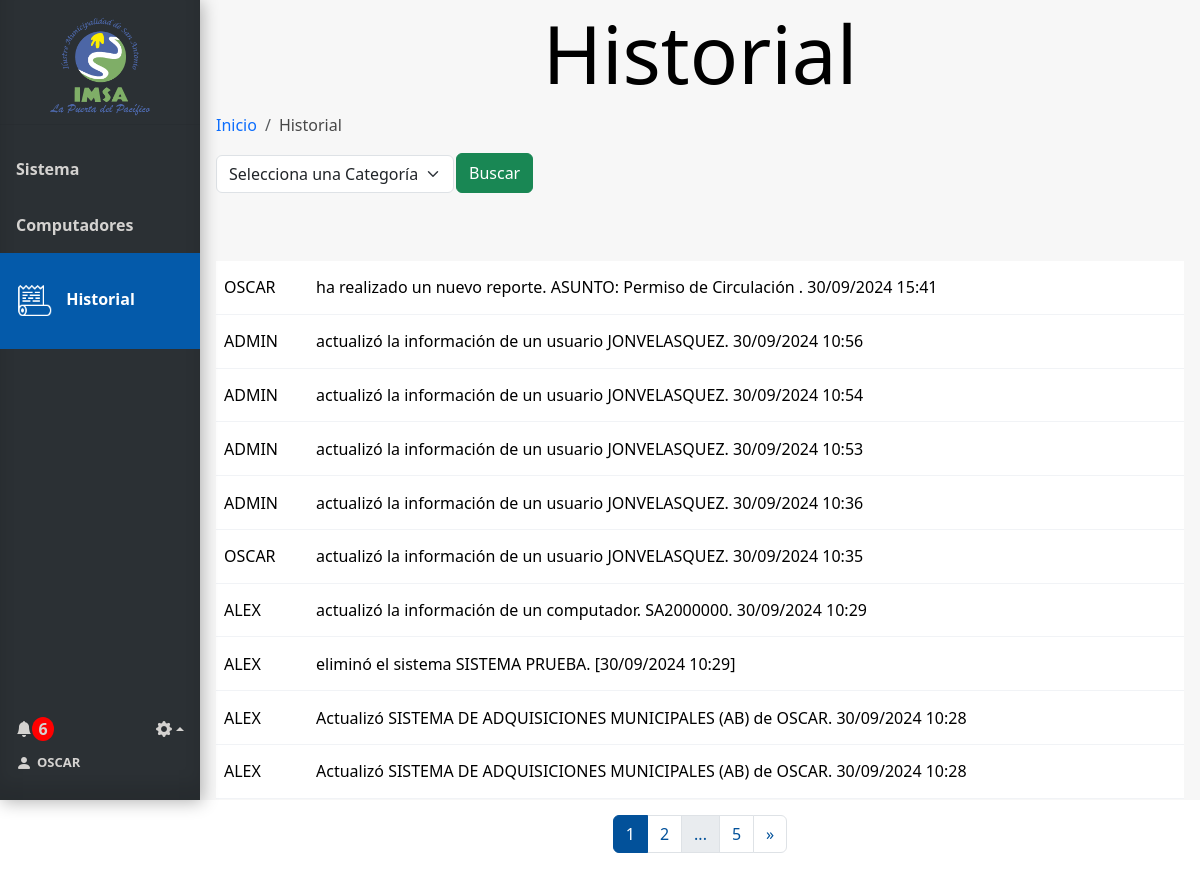
The app's page /historial (signed in) with its own data.
### tables this page shows
CREATE TABLE Usuario (
    Id_usuario INTEGER PRIMARY KEY AUTOINCREMENT,
    Nombre_user VARCHAR(100),
    Email VARCHAR(100),
    Psw VARCHAR(100),
    id_tipo_usuario INTEGER,
    FOREIGN KEY (id_tipo_usuario) REFERENCES Tipo_usuario(id_tipo_usuario)
);

CREATE TABLE Historial (
    Id_historial INTEGER PRIMARY KEY AUTOINCREMENT,
    usuario_historial VARCHAR(100),
    descripcion VARCHAR(100),
    fecha VARCHAR(100),
    id_categoria INTEGER,
    FOREIGN KEY (id_categoria) REFERENCES Categoria_Historial(id_categoria)
);

### app.py (the view)
@app.route('/historial', methods=['GET'])
@login_required
def historial():
    conn = get_db_connection()
    user = current_user
    num_notificaciones_totales = get_total_notifications(user.id)
    info_notificaciones = get_info_notifications(user.id)
    page = request.args.get('page', 1, type=int)
    per_page = 10
    try:
        categoria_id = request.args.get('categoria')
        categorias = conn.execute("SELECT * FROM Categoria_historial").fetchall()
        historial_data = []
        total_records = 0
        if categoria_id:
            params = []
            query = '''
            SELECT Historial.*, Categoria_historial.nombre_categoria
            FROM Historial
            INNER JOIN Categoria_historial ON Categoria_historial.id_categoria = Historial.id_categoria
            WHERE 1=1
            '''
            query += ' AND Historial.id_categoria = ? ORDER BY fecha DESC'
            params.append(categoria_id)
            total_records = conn.execute(query, params).fetchall()
            total_records = len(total_records)
            offset = (page - 1) * per_page
            query += " LIMIT ? OFFSET ?"
            params += [per_page, offset]
            historial_data = conn.execute(query, params).fetchall()
            categoria_nombre = conn.execute('SELECT nombre_categoria FROM Categoria_historial WHERE id_categoria = ?', (categoria_id,)).fetchone()
        else:
            historial_data = conn.execute("SELECT * FROM Historial ORDER BY fecha DESC LIMIT ? OFFSET ?", (per_page, (page - 1) * per_page)).fetchall()
            total_records = conn.execute("SELECT COUNT(*) FROM Historial").fetchone()[0]
        total_pages = (total_records // per_page) + (1 if total_records % per_page > 0 else 0)
        start_page = max(1, page - 1)
        end_page = min(total_pages, page + 1)
        return render_template('historial.html',
                                historial_data=historial_data,
                                categorias=categorias,
                                categoria_nombre=categoria_nombre if categoria_id else None,
                                user=user,
                                num_notificaciones_totales=num_notificaciones_totales,
                                info_notificaciones=info_notificaciones,
                                total=total_records,
                                per_page=per_page,
                                page=page,
                                start_page=start_page,
                                end_page=end_page,
                                total_pages=total_pages)
    except Exception as e:
        flash(f"Error: {str(e)}", "danger")
        return redirect(url_for('historial'))  # Redirigir en caso de error
    finally:
        conn.close()

### app.py (called while the page is built)
@login_manager.user_loader
def load_user(user_id):
    return Usuario.get_by_id(user_id)

def get_db_connection():
    conn = sqlite3.connect('database.db')
    conn.row_factory = sqlite3.Row
    return conn

def get_total_notifications(user_id):
    conn = get_db_connection()
    total_notifications = conn.execute(
        'SELECT COUNT(*) FROM Notificaciones WHERE id_usuario = ?  AND leido = false',
        (user_id,)
    ).fetchone()[0]
    conn.close()
    return total_notifications

def get_info_notifications(user_id):
    conn = get_db_connection()
    info_notifiaciones= conn.execute(
        'SELECT * FROM Notificaciones WHERE id_usuario = ? ORDER BY id_notificacion DESC LIMIT 6',
        (user_id,)
    ).fetchall()
    conn.close()
    return info_notifiaciones

### model.py (called while the page is built)
def get_db_connection():
    conn = sqlite3.connect('database.db')
    conn.row_factory = sqlite3.Row
    return conn

    @staticmethod
    def get_by_id(id_usuario):
        conn = get_db_connection()
        user_data = conn.execute('SELECT * FROM Usuario WHERE Id_usuario = ?', (id_usuario,)).fetchone()
        conn.close()
        if user_data:
            return Usuario(
                user_data['Id_usuario'],
                user_data['Nombre_user'],
                user_data['Email'],
                user_data['Psw'],
                user_data['id_tipo_usuario']
            )
        return None

### templates/historial.html (shortened to what this page needs)
{% extends 'base.html' %}
{% block head %}
<link rel="stylesheet" href="{{ url_for('static', filename='css/style_historial.css') }}">
{% endblock %}
{% block content %}
<h1 class="block-effect" style="--td:0.3s">
    <div class="block-reveal" style="--bc: #2b3034; --d: 0.5s">Historial</div>
</h1>
{% block breadcrumb %}
    <nav aria-label="breadcrumb">
        <ol class="breadcrumb">
            <li class="breadcrumb-item"><a href="{{ url_for('index') }}">Inicio</a></li>
            <li class="breadcrumb-item active" aria-current="page">Historial</li>
        </ol>
    </nav>
{% endblock %}
<div class="head">
    <form method="get" action="{{ url_for('historial') }}" id="filtro-form">
        <div class="doble-filtro-sistema">
            <div>
                <div class="filtro">
                    <select class="form-select form-select-bg" name="categoria" aria-label="Selecciona una Categoría">
                        <option value="">Selecciona una Categoría</option>
                    </select>
                </div>
            </div>
            <button class="btn btn-success" type="button" id="filtro-boton">Buscar</button>
        </div>
    </form>
</div>
{% if historial_data %}
<table class="table table-hover">
    <tbody>
        {% for registro in historial_data %}
        <tr>
            <td>{{ registro['usuario_historial'] }}</td>
            <td>{{ registro['descripcion'] }}</td>
        </tr>
        {% endfor %}
    </tbody>
</table>
<nav aria-label="Page navigation example">
    <ul class="pagination justify-content-center">
        {% for p in range(start_page, end_page + 1) %}
        <li class="page-item {% if p == page %}active{% endif %}">
            <a class="page-link" href="{{ url_for('historial', page=p, categoria=request.args.get('categoria')) }}">{{ p
                }}</a>
        </li>
        {% endfor %}
        {% if end_page < total_pages %} {% if end_page < total_pages - 1 %} <li class="page-item disabled"><span
                class="page-link">...</span></li>
            {% endif %}
            <li class="page-item"><a class="page-link"
                    href="{{ url_for('historial', page=total_pages, categoria=request.args.get('categoria')) }}">{{
                    total_pages }}</a></li>
            {% endif %}
            {% if page < total_pages %} <li class="page-item">
                <a class="page-link"
                    href="{{ url_for('historial', page=page+1, categoria=request.args.get('categoria')) }}"
                    aria-label="Next">
                    <span aria-hidden="true">&raquo;</span>
                </a>
                </li>
                {% endif %}
    </ul>
    <br>
</nav>
{% else %}
<tr>
    <div class="alert alert-danger" role="alert">
        No existen registros.
    </div>
</tr>
{% endif %}
{% endblock %}

### templates/base.html (shortened to what this page needs)
<!doctype html>
<html lang="es">
<head>
  {% block head %} {% endblock %}
  <link rel="stylesheet" href="{{ url_for('static', filename='css/style_base.css') }}">
  <link href="https://cdn.jsdelivr.net/npm/bootstrap@5.3.3/dist/css/bootstrap.min.css" rel="stylesheet"
>
  <link href="https://cdn.jsdelivr.net/npm/bootstrap-icons/font/bootstrap-icons.css" rel="stylesheet">
</head>
<body>
  <div class="sidebar" style="display: flex; flex-direction: column; height: 100vh;">
    <div class="tituloMenu">
      <img src="{{ url_for('static', filename='img/logo.png') }}" alt="Logo-IMSA" width="100px">
    </div>
    <hr>
    <a href="{{ url_for('index') }}" class="slide_right {% if request.endpoint == 'index' %}active{% endif %}">
      <b id="menu-link">Sistema</b>
    </a>
    <a href="{{ url_for('computadores') }}"
      class="slide_right {% if request.endpoint == 'computadores' %}active{% endif %}">
      <b id="menu-link">Computadores</b>
    </a>
    <a href="{{ url_for('historial') }}" class="slide_right {% if request.endpoint == 'historial' %}active{% endif %}">
      <img id="icon-historial" class="menu-icon {% if request.endpoint == 'historial' %}show{% endif %}"
        src="{{ url_for('static', filename='img/icon-historial.png') }}" alt="icon-documentos">
      <b id="menu-link">Historial</b>
    </a>
    <div class="menuAbajo">
      <div class="ajuste_notificacion">
        <div class="notificacion">
          <a href="" class="icon" data-bs-toggle="modal" data-bs-target="#ModalNotifiaciones" style="text-decoration: none;">
            <i class="bi bi-bell-fill" style="display: flex; align-items: center;"></i>
            <div>
              {% if num_notificaciones_totales > 0 %}
              <strong id="numero_notificacion">{{ num_notificaciones_totales }}</strong>
              {% endif %}
            </div>
          </a>
        </div>
        <div class="ajustes btn-group dropup">
          <a href="" class="dropdown-toggle icon" data-bs-toggle="dropdown" aria-expanded="false">
            <i class="bi bi-gear-fill"></i></a>
        </div>
      </div>
      <div class="bodyCuenta">
        <a href="{{ url_for('cuenta') }}" id="cuenta">
          <i class="bi bi-person-fill" style="margin-right: 5px;"></i>
          <b style="font-size: small;"> {{ user.nombre_usuario}}</b>
        </a>
      </div>
    </div>
  </div>
  <div class="content">
    {% block content %}{% endblock %}
  </div>
</body>
</html>

### static/css/style_historial.css (style rules this page uses)
.table>:not(caption)>*>* { padding: .9rem .5rem !important; }
.table { --bs-table-border-color: #f1f3f6 !important; }
.page-link { color: #02519a !important; }
.active>.page-link, .page-link.active { background-color: #02519a !important; border-color: #02519a !important; color: #ffffff !important; }

### static/css/style_base.css (style rules this page uses)
body { margin: 0; font-family: "Lato", sans-serif; height: 100vh; }
.content { background-color: #f7f7f7; height: 100vh; }
*, *::before, *::after { margin: 0; padding: 0; }
.block-effect { font-size: calc(8px + 6vw); }
.block-reveal { --t: calc(var(--td) + var(--d)); color: transparent; padding: 4px; position: relative; overflow: hidden; animation: revealBlock 0s var(--t) forwards; }
.block-reveal::after { content: ''; width: 0%; height: 100%; padding-bottom: 4px; position: absolute; top: 0; left: 0; background: #FFF; animation: revealingIn var(--td) var(--d) forwards, revealingOut var(--td) var(--t) forwards; }
h1 { text-align: center; }
.tituloMenu { display: flex; flex-direction: column; margin-top: 10px; margin-bottom: 10px; align-items: center; height: 11%; }
.sidebar { margin: 0; padding: 0; width: 200px; background-color: #2b3034; position: fixed; height: 100%; overflow: auto; box-shadow: inset 0 -1em 1em rgba(0, 0, 0, 0.1), 0.1em 0.1em 1em rgba(0, 0, 0, 0.3); }
.sidebar>a { display: flex; align-items: center; color: #d4d2d0; padding: 16px; text-decoration: none; display: inline-block; cursor: pointer; box-shadow: inset 0 0 0 0 #00213e; -webkit-transition: ease-out 0.4s; -moz-transition: ease-out 0.4s; transition: ease-out 0.4s; }
.sidebar>a.active { background-color: #045aaa; color: white; padding-top: 15%; padding-bottom: 15%; }
div.content { margin-left: 200px; padding: 1px 16px; height: 100%; }
.menu-icon { display: none; width: 36px; margin-right: 10px; }
#menu-link { margin: 15px 0px 15px 0px; }
.sidebar a.active .menu-icon, .sidebar a:hover .menu-icon { display: inline-block; }
.menuAbajo { display: flex; margin-top: auto; color: #d4d2d0; padding: 16px 16px 25px 16px; flex-direction: column; }
.menuAbajo a { color: #d4d2d0; text-decoration: none; cursor: pointer; }
.bodyCuenta { width: 80%; display: flex; justify-content: start; align-content: center; }
#cuenta { display: flex; align-items: center; }
.ajuste_notificacion { display: flex; flex-direction: row; justify-content: space-between; width: 100%; margin-bottom: 10px; }
li a { text-decoration: none !important; }
.notificacion a { display: flex; flex-direction: row; }
#numero_notificacion { height: 22px; width: 22px; display: table-cell; text-align: center; vertical-align: middle; border-radius: 50%; background: #ff0000; }
.icon { transition-duration: 0.3s; -webkit-tap-highlight-color: rgba(0, 0, 0, 0); transform: translateZ(0); box-shadow: 0 0 1px rgba(0, 0, 0, 0); }
.breadcrumb-item.active { color: #474747 !important; }
.head { height: 100px; }
.filtro { margin-top: 1%; padding-right: 1%; display: flex; flex-direction: row; width: 100%; }
#filtro-form { width: 100%; }
.doble-filtro-sistema { width: 100%; display: flex; flex-direction: row; }

### records on screen
Usuario: nombre_usuario "OSCAR"
Historial: usuario_historial "OSCAR", descripcion "ha realizado un nuevo reporte. ASUNTO: Permiso de Circulación . 30/09/2024 15:41"
Historial: usuario_historial "ADMIN", descripcion "actualizó la información de un usuario JONVELASQUEZ. 30/09/2024 10:56"
Historial: usuario_historial "ADMIN", descripcion "actualizó la información de un usuario JONVELASQUEZ. 30/09/2024 10:54"
Historial: usuario_historial "ADMIN", descripcion "actualizó la información de un usuario JONVELASQUEZ. 30/09/2024 10:53"
Historial: usuario_historial "ADMIN", descripcion "actualizó la información de un usuario JONVELASQUEZ. 30/09/2024 10:36"
Historial: usuario_historial "OSCAR", descripcion "actualizó la información de un usuario JONVELASQUEZ. 30/09/2024 10:35"
Historial: usuario_historial "ALEX", descripcion "actualizó la información de un computador. SA2000000. 30/09/2024 10:29"
Historial: usuario_historial "ALEX", descripcion "eliminó el sistema SISTEMA PRUEBA. [30/09/2024 10:29]"
Historial: usuario_historial "ALEX", descripcion "Actualizó SISTEMA DE ADQUISICIONES MUNICIPALES (AB) de OSCAR. 30/09/2024 10:28"
Historial: usuario_historial "ALEX", descripcion "Actualizó SISTEMA DE ADQUISICIONES MUNICIPALES (AB) de OSCAR. 30/09/2024 10:28"

### other values on screen
{{ num_notificaciones_totales }} "6"
{{ p }} "1" "2"
{{ total_pages }} "5"
